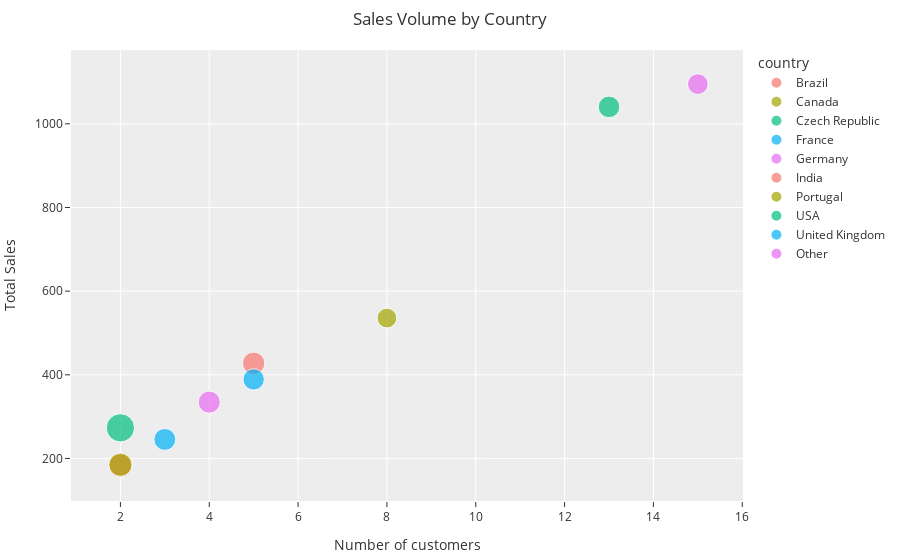

This figure's notebook cell:
### Code cell
fig = px.scatter(Sales_by_country,
                 x="Total_customers", 
                 y="Total_sales", 
                 size="avg_sales_per_customer", 
                 color="country", 
                 title="Sales Volume by Country",
                 labels = dict(Total_customers="Number of customers", Total_sales="Total Sales")
                 )

fig.update_layout(margin=dict(l=10, r=20, t=50, b=10))
# fig.show(renderer="iframe")

### Figure 1 — Plotly figure (JSON) as saved in the notebook; plotly's stock layout.template omitted (floating-point values rounded to 4 significant figures)
{"data": [{"hovertemplate": "country=Brazil<br>Number of customers=%{x}<br>Total Sales=%{y}<br>avg_sales_per_customer=%{marker.size}<extra></extra>", "legendgroup": "Brazil", "marker": {"color": "#F8766D", "size": [85.54], "sizemode": "area", "sizeref": 0.3416, "symbol": "circle"}, "mode": "markers", "name": "Brazil", "orientation": "v", "showlegend": true, "type": "scatter", "x": [5], "xaxis": "x", "y": [427.7], "yaxis": "y"}, {"hovertemplate": "country=Canada<br>Number of customers=%{x}<br>Total Sales=%{y}<br>avg_sales_per_customer=%{marker.size}<extra></extra>", "legendgroup": "Canada", "marker": {"color": "#A3A500", "size": [66.95], "sizemode": "area", "sizeref": 0.3416, "symbol": "circle"}, "mode": "markers", "name": "Canada", "orientation": "v", "showlegend": true, "type": "scatter", "x": [8], "xaxis": "x", "y": [535.6], "yaxis": "y"}, {"hovertemplate": "country=Czech Republic<br>Number of customers=%{x}<br>Total Sales=%{y}<br>avg_sales_per_customer=%{marker.size}<extra></extra>", "legendgroup": "Czech Republic", "marker": {"color": "#00BF7D", "size": [136.6], "sizemode": "area", "sizeref": 0.3416, "symbol": "circle"}, "mode": "markers", "name": "Czech Republic", "orientation": "v", "showlegend": true, "type": "scatter", "x": [2], "xaxis": "x", "y": [273.2], "yaxis": "y"}, {"hovertemplate": "country=France<br>Number of customers=%{x}<br>Total Sales=%{y}<br>avg_sales_per_customer=%{marker.size}<extra></extra>", "legendgroup": "France", "marker": {"color": "#00B0F6", "size": [77.81], "sizemode": "area", "sizeref": 0.3416, "symbol": "circle"}, "mode": "markers", "name": "France", "orientation": "v", "showlegend": true, "type": "scatter", "x": [5], "xaxis": "x", "y": [389.1], "yaxis": "y"}, {"hovertemplate": "country=Germany<br>Number of customers=%{x}<br>Total Sales=%{y}<br>avg_sales_per_customer=%{marker.size}<extra></extra>", "legendgroup": "Germany", "marker": {"color": "#E76BF3", "size": [83.66], "sizemode": "area", "sizeref": 0.3416, "symbol": "circle"}, "mode": "markers", "name": "Germany", "orientation": "v", "showlegend": true, "type": "scatter", "x": [4], "xaxis": "x", "y": [334.6], "yaxis": "y"}, {"hovertemplate": "country=India<br>Number of customers=%{x}<br>Total Sales=%{y}<br>avg_sales_per_customer=%{marker.size}<extra></extra>", "legendgroup": "India", "marker": {"color": "#F8766D", "size": [91.58], "sizemode": "area", "sizeref": 0.3416, "symbol": "circle"}, "mode": "markers", "name": "India", "orientation": "v", "showlegend": true, "type": "scatter", "x": [2], "xaxis": "x", "y": [183.2], "yaxis": "y"}, {"hovertemplate": "country=Portugal<br>Number of customers=%{x}<br>Total Sales=%{y}<br>avg_sales_per_customer=%{marker.size}<extra></extra>", "legendgroup": "Portugal", "marker": {"color": "#A3A500", "size": [92.57], "sizemode": "area", "sizeref": 0.3416, "symbol": "circle"}, "mode": "markers", "name": "Portugal", "orientation": "v", "showlegend": true, "type": "scatter", "x": [2], "xaxis": "x", "y": [185.1], "yaxis": "y"}, {"hovertemplate": "country=USA<br>Number of customers=%{x}<br>Total Sales=%{y}<br>avg_sales_per_customer=%{marker.size}<extra></extra>", "legendgroup": "USA", "marker": {"color": "#00BF7D", "size": [80.04], "sizemode": "area", "sizeref": 0.3416, "symbol": "circle"}, "mode": "markers", "name": "USA", "orientation": "v", "showlegend": true, "type": "scatter", "x": [13], "xaxis": "x", "y": [1040.0], "yaxis": "y"}, {"hovertemplate": "country=United Kingdom<br>Number of customers=%{x}<br>Total Sales=%{y}<br>avg_sales_per_customer=%{marker.size}<extra></extra>", "legendgroup": "United Kingdom", "marker": {"color": "#00B0F6", "size": [81.84], "sizemode": "area", "sizeref": 0.3416, "symbol": "circle"}, "mode": "markers", "name": "United Kingdom", "orientation": "v", "showlegend": true, "type": "scatter", "x": [3], "xaxis": "x", "y": [245.5], "yaxis": "y"}, {"hovertemplate": "country=Other<br>Number of customers=%{x}<br>Total Sales=%{y}<br>avg_sales_per_customer=%{marker.size}<extra></extra>", "legendgroup": "Other", "marker": {"color": "#E76BF3", "size": [73], "sizemode": "area", "sizeref": 0.3416, "symbol": "circle"}, "mode": "markers", "name": "Other", "orientation": "v", "showlegend": true, "type": "scatter", "x": [15], "xaxis": "x", "y": [1095.0], "yaxis": "y"}], "layout": {"autosize": true, "legend": {"itemsizing": "constant", "title": {"text": "country"}, "tracegroupgap": 0}, "margin": {"b": 10, "l": 10, "r": 20, "t": 50}, "title": {"text": "Sales Volume by Country"}, "xaxis": {"anchor": "y", "autorange": true, "domain": [0, 1], "range": [1.015, 15.92], "title": {"text": "Number of customers"}, "type": "linear"}, "yaxis": {"anchor": "x", "autorange": true, "domain": [0, 1], "range": [68.3, 1204.0], "title": {"text": "Total Sales"}, "type": "linear"}}}
